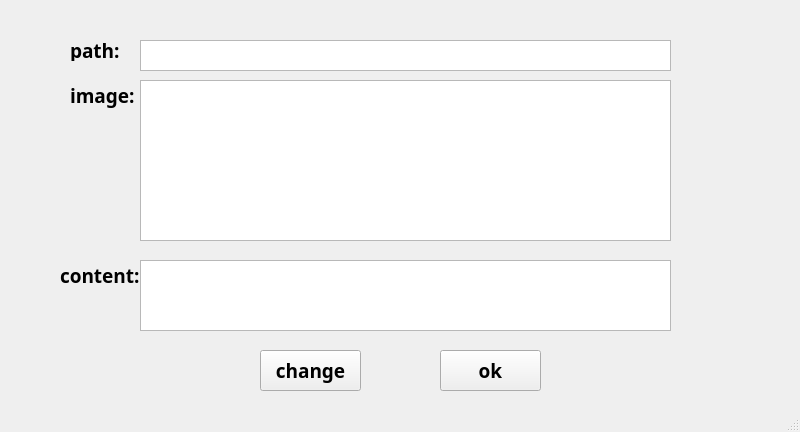
<?xml version="1.0" encoding="UTF-8"?>
<ui version="4.0">
 <class>MainWindow</class>
 <widget class="QMainWindow" name="MainWindow">
  <property name="geometry">
   <rect>
    <x>0</x>
    <y>0</y>
    <width>800</width>
    <height>432</height>
   </rect>
  </property>
  <property name="windowTitle">
   <string>MainWindow</string>
  </property>
  <widget class="QWidget" name="centralwidget">
   <widget class="QPushButton" name="ok">
    <property name="geometry">
     <rect>
      <x>440</x>
      <y>350</y>
      <width>101</width>
      <height>41</height>
     </rect>
    </property>
    <property name="font">
     <font>
      <family>Yu Gothic UI Semibold</family>
      <pointsize>14</pointsize>
      <weight>75</weight>
      <bold>true</bold>
     </font>
    </property>
    <property name="text">
     <string>ok</string>
    </property>
   </widget>
   <widget class="QLabel" name="img_label">
    <property name="geometry">
     <rect>
      <x>70</x>
      <y>80</y>
      <width>71</width>
      <height>31</height>
     </rect>
    </property>
    <property name="font">
     <font>
      <family>Yu Gothic UI Semibold</family>
      <pointsize>14</pointsize>
      <weight>75</weight>
      <bold>true</bold>
     </font>
    </property>
    <property name="text">
     <string>image:</string>
    </property>
   </widget>
   <widget class="QTextEdit" name="label">
    <property name="geometry">
     <rect>
      <x>140</x>
      <y>260</y>
      <width>531</width>
      <height>71</height>
     </rect>
    </property>
   </widget>
   <widget class="QGraphicsView" name="img">
    <property name="geometry">
     <rect>
      <x>140</x>
      <y>80</y>
      <width>531</width>
      <height>161</height>
     </rect>
    </property>
   </widget>
   <widget class="QLabel" name="img_label_2">
    <property name="geometry">
     <rect>
      <x>60</x>
      <y>260</y>
      <width>81</width>
      <height>31</height>
     </rect>
    </property>
    <property name="font">
     <font>
      <family>Yu Gothic UI Semibold</family>
      <pointsize>14</pointsize>
      <weight>75</weight>
      <bold>true</bold>
     </font>
    </property>
    <property name="text">
     <string>content:</string>
    </property>
   </widget>
   <widget class="QPushButton" name="change">
    <property name="geometry">
     <rect>
      <x>260</x>
      <y>350</y>
      <width>101</width>
      <height>41</height>
     </rect>
    </property>
    <property name="font">
     <font>
      <family>Yu Gothic UI Semibold</family>
      <pointsize>14</pointsize>
      <weight>75</weight>
      <bold>true</bold>
     </font>
    </property>
    <property name="text">
     <string>change</string>
    </property>
   </widget>
   <widget class="QLabel" name="path_label">
    <property name="geometry">
     <rect>
      <x>70</x>
      <y>40</y>
      <width>51</width>
      <height>21</height>
     </rect>
    </property>
    <property name="font">
     <font>
      <family>Yu Gothic UI Semibold</family>
      <pointsize>14</pointsize>
      <weight>75</weight>
      <bold>true</bold>
     </font>
    </property>
    <property name="text">
     <string>path:</string>
    </property>
   </widget>
   <widget class="QTextBrowser" name="path_text">
    <property name="geometry">
     <rect>
      <x>140</x>
      <y>40</y>
      <width>531</width>
      <height>31</height>
     </rect>
    </property>
   </widget>
   <zorder>ok</zorder>
   <zorder>img_label</zorder>
   <zorder>label</zorder>
   <zorder>img_label_2</zorder>
   <zorder>img</zorder>
   <zorder>change</zorder>
   <zorder>path_label</zorder>
   <zorder>path_text</zorder>
  </widget>
  <widget class="QStatusBar" name="statusbar"/>
 </widget>
 <resources/>
 <connections/>
</ui>
